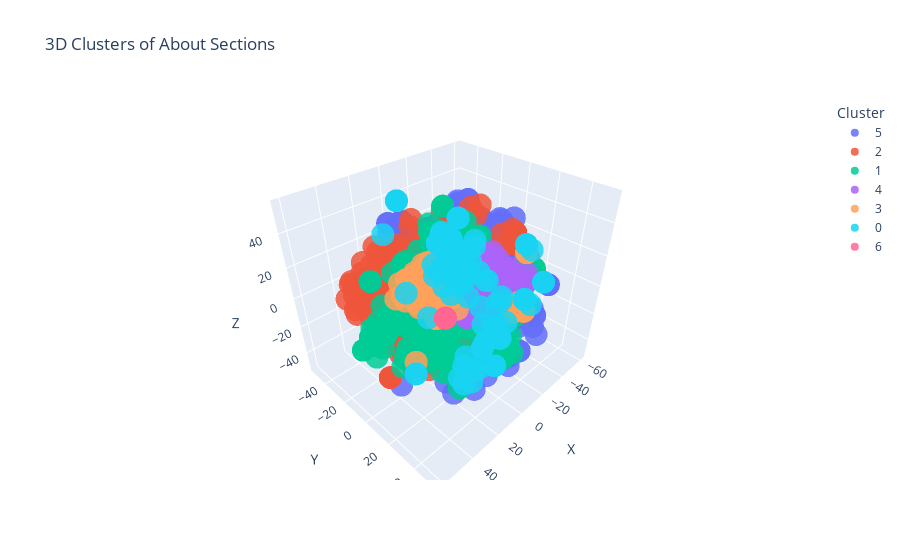

Notebook code cell kept with this figure:
### Code cell
def plot_about_clusters(about, about_v_3d, labels):
    about_v_3d = np.asarray(about_v_3d)
    labels = np.asarray(labels)

    # Build tooltip text (first 20 words)
    hover_text = [
        " ".join(text.split()[:20]) + ("…" if len(text.split()) > 20 else "")
        for text in about
    ]

    df = pd.DataFrame({
        "x": about_v_3d[:, 0],
        "y": about_v_3d[:, 1],
        "z": about_v_3d[:, 2],
        "cluster": labels.astype(str),
        "hover": hover_text
    })

    # Rename noise label if present
    df.loc[df["cluster"] == "-1", "cluster"] = "noise"

    fig = px.scatter_3d(
        df,
        x="x",
        y="y",
        z="z",
        color="cluster",
        hover_data={"hover": True, "x": False, "y": False, "z": False},
        opacity=0.85,
        title="3D Clusters of About Sections"
    )

    fig.update_layout(
        legend_title_text="Cluster",
        height=700,
        scene=dict(
            xaxis_title="X",
            yaxis_title="Y",
            zaxis_title="Z"
        )
    )

    fig.show()
    fig.write_html("about_clusters.html")
    
plot_about_clusters(about, about_v_3d, labels)
